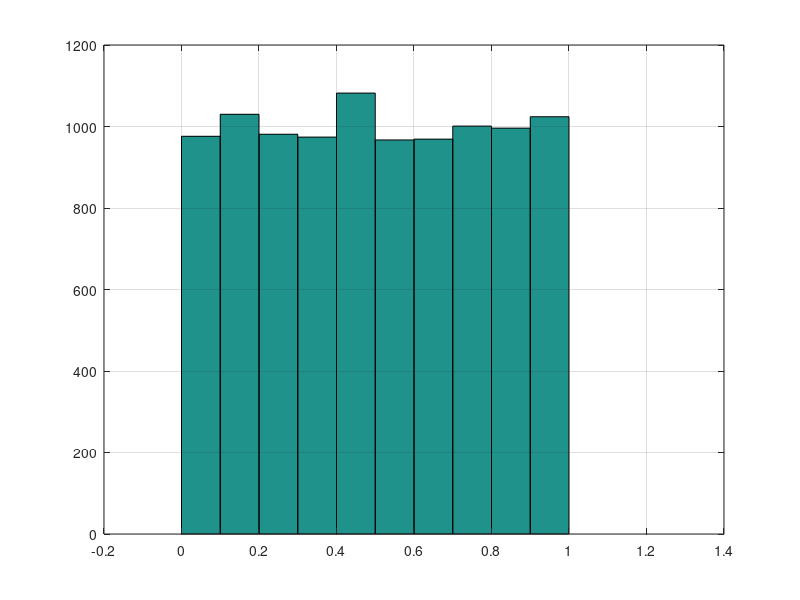
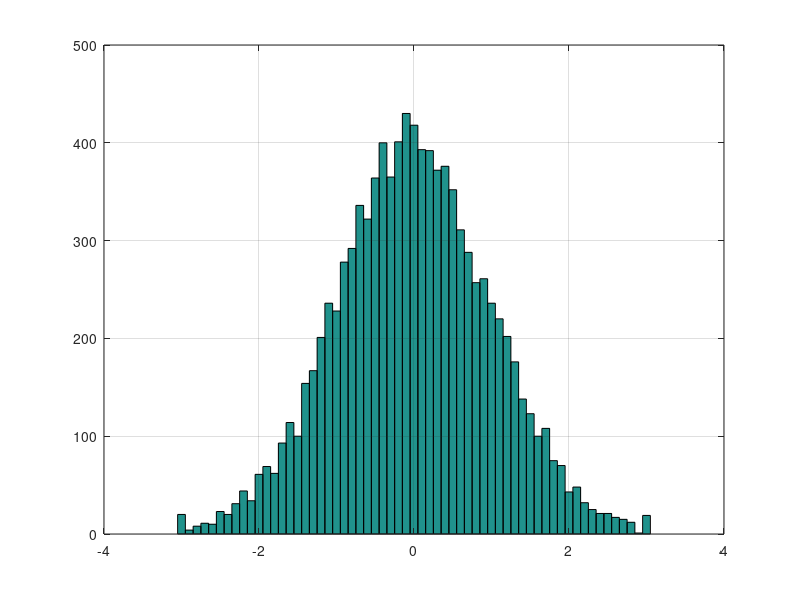
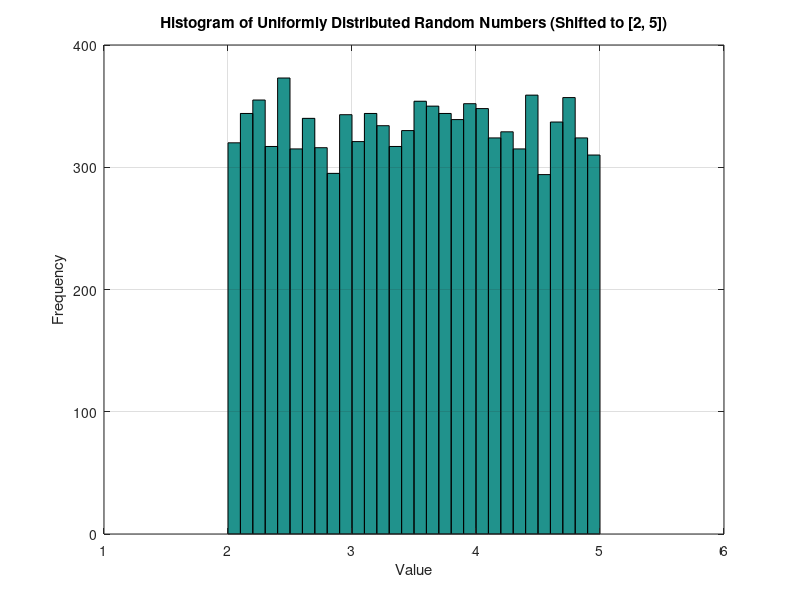

Write the MATLAB code that produced these figures, in order.
clear all; close all;

x1 = rand(10000,1);
x2 = randn(10000,1);
figure(1); hist(x1,-0.05:0.1:1.05);grid on;
figure(2); hist(x2,-3:0.1:3);grid on;


x3 = 2 + 3 * rand(10000, 1); 
figure(3);
hist(x3, 1.95:0.1:5.05); grid on;
title('Histogram of Uniformly Distributed Random Numbers (Shifted to [2, 5])');
xlabel('Value');
ylabel('Frequency');


x4 = randn(10000, 1);

% Find the proportion of values above +1.5
threshold = 1.5;
proportion_above_threshold = mean(x4 > threshold);

% Alternatively, use normcdf to calculate the theoretical probability
theoretical_proportion_above_threshold = 1 - normcdf(threshold);

% Display the results
fprintf('Proportion of values above +1.5 (empirical): %.4f\n', proportion_above_threshold);
fprintf('Proportion of values above +1.5 (theoretical): %.4f\n', theoretical_proportion_above_threshold);
